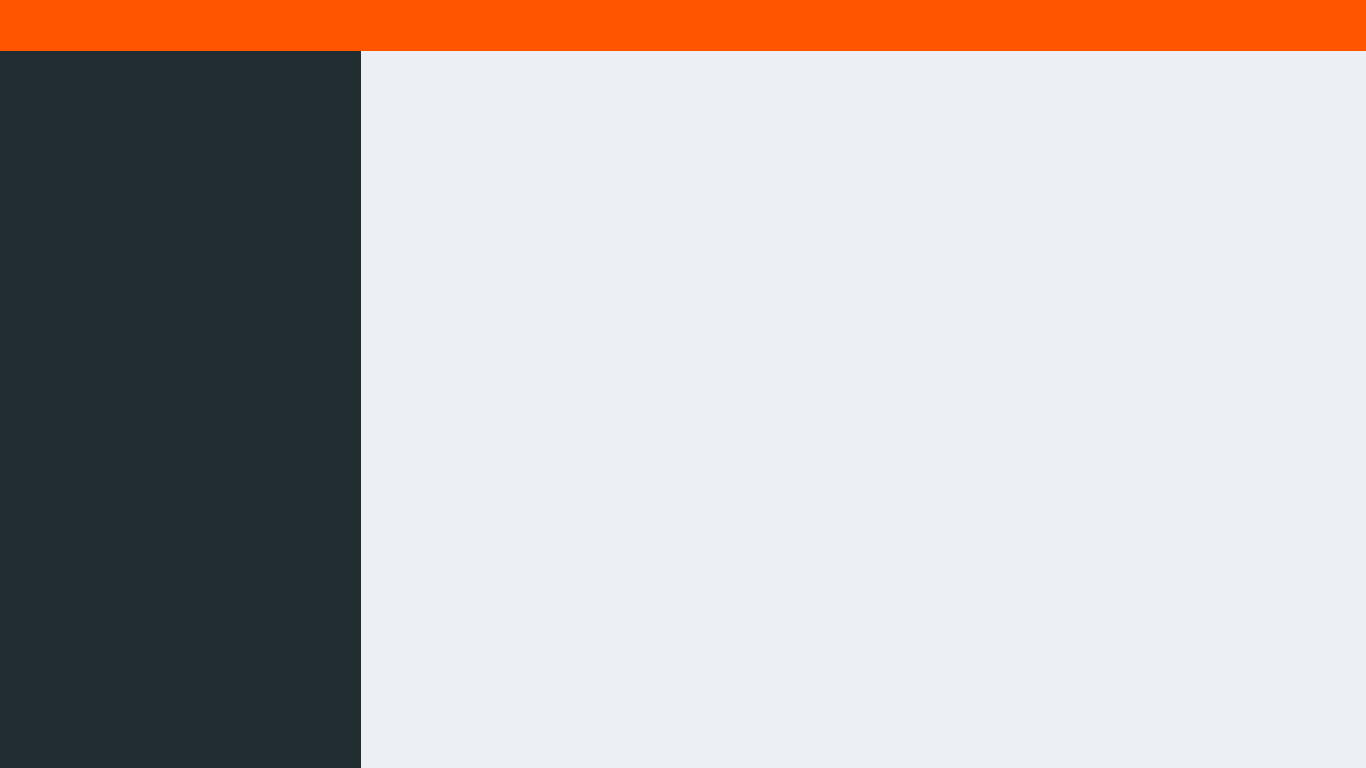
<?xml version="1.0" encoding="UTF-8"?>
<ui version="4.0">
 <class>Logged</class>
 <widget class="QMainWindow" name="Logged">
  <property name="geometry">
   <rect>
    <x>0</x>
    <y>0</y>
    <width>1366</width>
    <height>768</height>
   </rect>
  </property>
  <property name="windowTitle">
   <string>Logged</string>
  </property>
  <property name="styleSheet">
   <string notr="true">background: transparent;</string>
  </property>
  <widget class="QWidget" name="centralwidget">
   <property name="styleSheet">
    <string notr="true">background: transparent;
</string>
   </property>
   <widget class="QLabel" name="background">
    <property name="geometry">
     <rect>
      <x>0</x>
      <y>0</y>
      <width>1366</width>
      <height>768</height>
     </rect>
    </property>
    <property name="font">
     <font>
      <family>Segoe UI Semibold</family>
      <pointsize>16</pointsize>
      <weight>75</weight>
      <bold>true</bold>
     </font>
    </property>
    <property name="styleSheet">
     <string notr="true">background: transparent;
background-color: rgb(236, 240, 245);</string>
    </property>
    <property name="text">
     <string/>
    </property>
   </widget>
   <widget class="QLabel" name="lat_preto">
    <property name="geometry">
     <rect>
      <x>0</x>
      <y>0</y>
      <width>361</width>
      <height>768</height>
     </rect>
    </property>
    <property name="styleSheet">
     <string notr="true">background: transparent;
background-color: rgb(34, 45, 50);
border-style: solid;
border-color: transparent;</string>
    </property>
    <property name="text">
     <string/>
    </property>
    <property name="alignment">
     <set>Qt::AlignCenter</set>
    </property>
   </widget>
   <widget class="QLabel" name="sup_verde">
    <property name="geometry">
     <rect>
      <x>0</x>
      <y>0</y>
      <width>1366</width>
      <height>51</height>
     </rect>
    </property>
    <property name="styleSheet">
     <string notr="true">background: transparent;
background-color: rgb(255, 85, 0);
border-style: solid;
border-color: transparent;</string>
    </property>
    <property name="text">
     <string/>
    </property>
    <property name="alignment">
     <set>Qt::AlignCenter</set>
    </property>
   </widget>
   <widget class="QGraphicsView" name="web">
    <property name="geometry">
     <rect>
      <x>361</x>
      <y>51</y>
      <width>1011</width>
      <height>721</height>
     </rect>
    </property>
   </widget>
  </widget>
 </widget>
 <resources>
  <include location="resources_mat.qrc"/>
 </resources>
 <connections/>
</ui>
